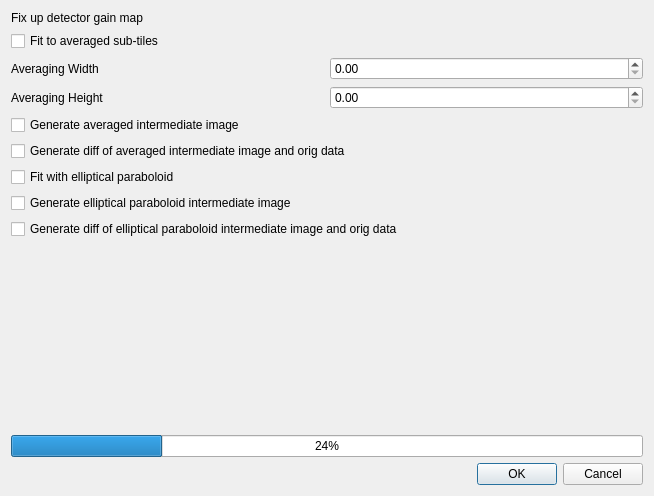
<?xml version="1.0" encoding="UTF-8"?>
<ui version="4.0">
 <class>QcepFixupGainMapDialog</class>
 <widget class="QDialog" name="QcepFixupGainMapDialog">
  <property name="geometry">
   <rect>
    <x>0</x>
    <y>0</y>
    <width>654</width>
    <height>496</height>
   </rect>
  </property>
  <property name="windowTitle">
   <string>Fixup Gain Map...</string>
  </property>
  <layout class="QGridLayout" name="gridLayout">
   <item row="7" column="0" colspan="2">
    <widget class="QCheckBox" name="m_GenerateParaboloid">
     <property name="text">
      <string>Generate elliptical paraboloid intermediate image</string>
     </property>
    </widget>
   </item>
   <item row="8" column="0" colspan="2">
    <widget class="QCheckBox" name="m_GenerateParaboloidDiff">
     <property name="text">
      <string>Generate diff of elliptical paraboloid intermediate image and orig data</string>
     </property>
    </widget>
   </item>
   <item row="2" column="1">
    <widget class="QDoubleSpinBox" name="m_AverageWidth"/>
   </item>
   <item row="5" column="0" colspan="2">
    <widget class="QCheckBox" name="m_GenerateAveragedDiff">
     <property name="text">
      <string>Generate diff of averaged intermediate image and orig data</string>
     </property>
    </widget>
   </item>
   <item row="0" column="0" colspan="2">
    <widget class="QLabel" name="label">
     <property name="text">
      <string>Fix up detector gain map</string>
     </property>
    </widget>
   </item>
   <item row="2" column="0">
    <widget class="QLabel" name="label_2">
     <property name="text">
      <string>Averaging Width</string>
     </property>
    </widget>
   </item>
   <item row="3" column="0">
    <widget class="QLabel" name="label_7">
     <property name="text">
      <string>Averaging Height</string>
     </property>
    </widget>
   </item>
   <item row="9" column="0" colspan="2">
    <spacer name="verticalSpacer">
     <property name="orientation">
      <enum>Qt::Vertical</enum>
     </property>
     <property name="sizeHint" stdset="0">
      <size>
       <width>498</width>
       <height>124</height>
      </size>
     </property>
    </spacer>
   </item>
   <item row="10" column="0" colspan="2">
    <widget class="QProgressBar" name="m_ProgressIndicator">
     <property name="value">
      <number>24</number>
     </property>
    </widget>
   </item>
   <item row="11" column="0" colspan="2">
    <widget class="QDialogButtonBox" name="buttonBox">
     <property name="orientation">
      <enum>Qt::Horizontal</enum>
     </property>
     <property name="standardButtons">
      <set>QDialogButtonBox::Cancel|QDialogButtonBox::Ok</set>
     </property>
    </widget>
   </item>
   <item row="6" column="0" colspan="2">
    <widget class="QCheckBox" name="m_FitParaboloid">
     <property name="text">
      <string>Fit with elliptical paraboloid</string>
     </property>
    </widget>
   </item>
   <item row="3" column="1">
    <widget class="QDoubleSpinBox" name="m_AverageHeight"/>
   </item>
   <item row="1" column="0" colspan="2">
    <widget class="QCheckBox" name="m_AverageSubTiles">
     <property name="text">
      <string>Fit to averaged sub-tiles</string>
     </property>
    </widget>
   </item>
   <item row="4" column="0" colspan="2">
    <widget class="QCheckBox" name="m_GenerateAveragedImage">
     <property name="text">
      <string>Generate averaged intermediate image</string>
     </property>
    </widget>
   </item>
  </layout>
 </widget>
 <resources/>
 <connections>
  <connection>
   <sender>buttonBox</sender>
   <signal>accepted()</signal>
   <receiver>QcepFixupGainMapDialog</receiver>
   <slot>accept()</slot>
   <hints>
    <hint type="sourcelabel">
     <x>248</x>
     <y>254</y>
    </hint>
    <hint type="destinationlabel">
     <x>157</x>
     <y>274</y>
    </hint>
   </hints>
  </connection>
  <connection>
   <sender>buttonBox</sender>
   <signal>rejected()</signal>
   <receiver>QcepFixupGainMapDialog</receiver>
   <slot>reject()</slot>
   <hints>
    <hint type="sourcelabel">
     <x>316</x>
     <y>260</y>
    </hint>
    <hint type="destinationlabel">
     <x>286</x>
     <y>274</y>
    </hint>
   </hints>
  </connection>
 </connections>
</ui>
